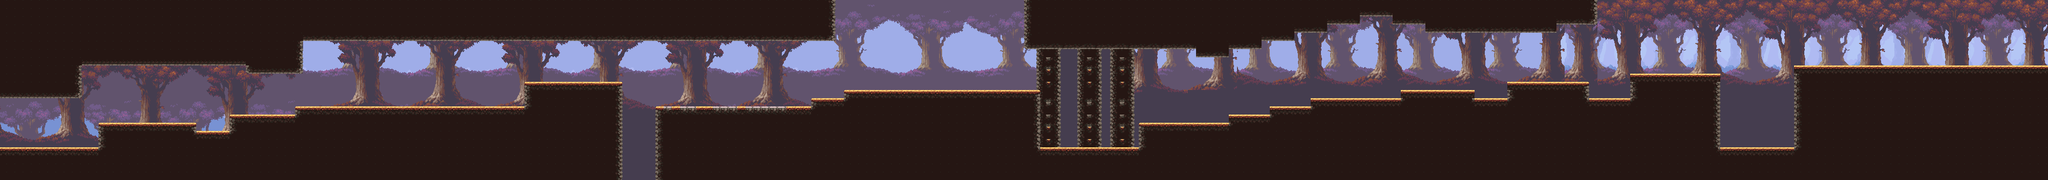

Tiled map render using the project's own tile images. Description and the map definition, with tile-layer contents summarised, below:
An orthogonal 250x22 tile map with 16x16 px tiles, 5 tile layers (Capa de patrones 3, Capa de patrones 4, Capa de patrones 5, mmmmm, ...), 4 tilesets and 66 objects.

<map version="1.10" tiledversion="1.10.1" orientation="orthogonal" renderorder="right-down" width="250" height="22" tilewidth="16" tileheight="16" infinite="0" nextlayerid="25" nextobjectid="97">
 <tileset firstgid="1" name="oak_woods_tileset" tilewidth="16" tileheight="16" tilecount="759" columns="33">
  <image source="oak_woods_tileset.png" width="528" height="368" />
 </tileset>
 <tileset firstgid="760" name="background_layer_1" tilewidth="16" tileheight="16" tilecount="220" columns="20">
  <image source="background_layer_1.png" width="320" height="180" />
 </tileset>
 <tileset firstgid="980" name="background_layer_2" tilewidth="16" tileheight="16" tilecount="220" columns="20">
  <image source="background_layer_2.png" width="320" height="180" />
 </tileset>
 <tileset firstgid="1200" name="background_layer_3" tilewidth="16" tileheight="16" tilecount="220" columns="20">
  <image source="background_layer_3.png" width="320" height="180" />
 </tileset>
 <layer id="10" name="Capa de patrones 3" width="250" height="22">
  <data>[5500 cells, 5356 non-empty, 220 distinct tile ids]</data>
 </layer>
 <layer id="11" name="Capa de patrones 4" width="250" height="22">
  <data>[5500 cells, 5500 non-empty, 220 distinct tile ids]</data>
 </layer>
 <layer id="13" name="Capa de patrones 5" width="250" height="22">
  <data>[5500 cells, 2828 non-empty, 222 distinct tile ids]</data>
 </layer>
 <layer id="9" name="mmmmm" width="250" height="22">
  <data>[5500 cells, 179 non-empty, 32 distinct tile ids]</data>
 </layer>
 <layer id="6" name="terrain" width="250" height="22">
  <data>[5500 cells, 3326 non-empty, 25 distinct tile ids]</data>
 </layer>
 <objectgroup id="8" name="collision">
  <object id="18" x="0" y="288" width="210" height="64" />
  <object id="19" x="193" y="241.333" width="188" height="110.667" />
  <object id="20" x="353" y="257" width="174" height="96" />
  <object id="21" x="448" y="224" width="159" height="129" />
  <object id="22" x="577" y="208" width="638" height="145" />
  <object id="23" x="1024" y="160" width="192" height="98.6667" />
  <object id="24" x="1280" y="208" width="401.333" height="144.667" />
  <object id="25" x="1583.33" y="192" width="160" height="68.6667" />
  <object id="26" x="1648.67" y="176.667" width="381.333" height="175.333" />
  <object id="27" x="2000" y="288.667" width="241.333" height="63.3333" />
  <object id="28" x="2224.67" y="240.667" width="234" height="111.333" />
  <object id="29" x="2400.67" y="224.667" width="104" height="127.333" />
  <object id="30" x="2480" y="208.667" width="102.667" height="144" />
  <object id="31" x="2559.33" y="192.667" width="196.667" height="160" />
  <object id="32" x="2736.67" y="176" width="142" height="176.667" />
  <object id="33" x="2848" y="193.333" width="121.333" height="158.667" />
  <object id="34" x="2944" y="161.333" width="159.333" height="190.667" />
  <object id="35" x="3072" y="193.333" width="132.667" height="64.6667" />
  <object id="36" x="3184.67" y="144.667" width="172.667" height="208.667" />
  <object id="37" x="3326.67" y="288.667" width="213.333" height="63.3333" />
  <object id="38" x="3504.67" y="129.333" width="496.667" height="224" />
 </objectgroup>
 <objectgroup id="14" name="player">
  <object id="39" x="17.1667" y="256.833">
   <point />
  </object>
 </objectgroup>
 <objectgroup id="15" name="portal">
  <object id="40" x="3920" y="127">
   <point />
  </object>
 </objectgroup>
 <objectgroup id="16" name="ladder">
  <object id="41" x="3488" y="97" height="192" />
 </objectgroup>
 <objectgroup id="17" name="slime">
  <object id="42" x="160" y="271">
   <point />
  </object>
  <object id="43" x="358.5" y="227">
   <point />
  </object>
  <object id="44" x="2432.5" y="209">
   <point />
  </object>
  <object id="46" x="2592" y="178.5">
   <point />
  </object>
  <object id="47" x="2648.5" y="180.5">
   <point />
  </object>
  <object id="48" x="2711" y="180">
   <point />
  </object>
 </objectgroup>
 <objectgroup id="18" name="skeleton">
  <object id="49" x="3416" y="273">
   <point />
  </object>
  <object id="52" x="3536" y="112">
   <point />
  </object>
  <object id="53" x="3616.5" y="111.5">
   <point />
  </object>
  <object id="54" x="3775.5" y="112">
   <point />
  </object>
  <object id="55" x="3334.67" y="132">
   <point />
  </object>
  <object id="56" x="3216" y="128.5">
   <point />
  </object>
  <object id="57" x="3072" y="145">
   <point />
  </object>
  <object id="58" x="2988.5" y="143.5">
   <point />
  </object>
  <object id="59" x="2848" y="159">
   <point />
  </object>
  <object id="61" x="2672" y="176.5">
   <point />
  </object>
  <object id="62" x="2608.5" y="178.5">
   <point />
  </object>
  <object id="64" x="2256" y="224">
   <point />
  </object>
  <object id="65" x="1344.5" y="191">
   <point />
  </object>
  <object id="67" x="1104.5" y="144.667">
   <point />
  </object>
  <object id="68" x="224" y="227">
   <point />
  </object>
  <object id="71" x="474.5" y="211">
   <point />
  </object>
  <object id="73" x="603" y="196">
   <point />
  </object>
  <object id="76" x="791" y="194.5">
   <point />
  </object>
  <object id="77" x="951.5" y="193.5">
   <point />
  </object>
  <object id="78" x="880" y="191.5">
   <point />
  </object>
 </objectgroup>
 <objectgroup id="20" name="checkpoint">
  <object id="81" x="1727.5" y="176.5">
   <point />
  </object>
 </objectgroup>
 <objectgroup id="21" name="mutatedBat">
  <object id="82" x="2081" y="128">
   <point />
  </object>
  <object id="83" x="1920" y="95">
   <point />
  </object>
  <object id="84" x="2163" y="258">
   <point />
  </object>
  <object id="85" x="2235" y="156">
   <point />
  </object>
  <object id="86" x="2369" y="181">
   <point />
  </object>
  <object id="87" x="2505" y="136">
   <point />
  </object>
  <object id="88" x="1633" y="149">
   <point />
  </object>
  <object id="89" x="1244" y="246">
   <point />
  </object>
  <object id="90" x="3464" y="171">
   <point />
  </object>
  <object id="91" x="3426" y="68">
   <point />
  </object>
 </objectgroup>
 <objectgroup id="19" name="wormTrap">
  <object id="79" x="1296.25" y="207.75">
   <point />
  </object>
  <object id="80" x="1456.25" y="208">
   <point />
  </object>
 </objectgroup>
 <objectgroup id="24" name="woonderBox">
  <object id="94" x="97.3333" y="271.333">
   <point />
  </object>
  <object id="95" x="737.333" y="192">
   <point />
  </object>
  <object id="96" x="2192.67" y="273.333">
   <point />
  </object>
 </objectgroup>
</map>
